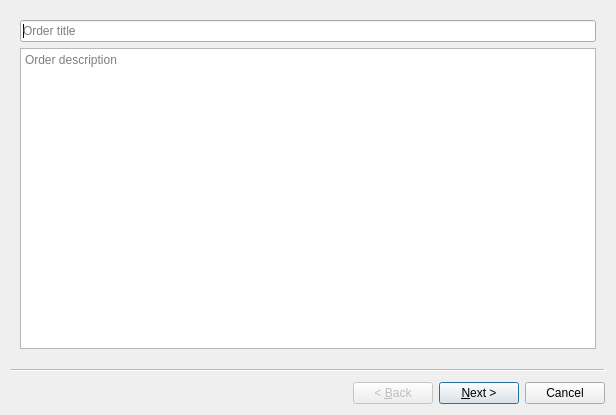
<?xml version="1.0" encoding="UTF-8"?>
<ui version="4.0">
 <class>OrderEdit</class>
 <widget class="QWizard" name="OrderEdit">
  <property name="geometry">
   <rect>
    <x>0</x>
    <y>0</y>
    <width>616</width>
    <height>415</height>
   </rect>
  </property>
  <property name="windowTitle">
   <string>Wizard</string>
  </property>
  <property name="modal">
   <bool>true</bool>
  </property>
  <widget class="QWizardPage" name="wizardPage">
   <layout class="QVBoxLayout" name="verticalLayout">
    <item>
     <widget class="QLineEdit" name="orderTitle">
      <property name="placeholderText">
       <string>Order title</string>
      </property>
     </widget>
    </item>
    <item>
     <widget class="QPlainTextEdit" name="orderDesc">
      <property name="placeholderText">
       <string>Order description</string>
      </property>
     </widget>
    </item>
   </layout>
  </widget>
  <widget class="QWizardPage" name="wizardPage_2">
   <layout class="QGridLayout" name="gridLayout">
    <item row="0" column="0">
     <widget class="QLabel" name="label">
      <property name="text">
       <string>Algorithm editor:</string>
      </property>
     </widget>
    </item>
    <item row="1" column="0" alignment="Qt::AlignLeft">
     <widget class="QTableView" name="operNames"/>
    </item>
    <item row="1" column="1">
     <widget class="QTableView" name="algoList">
      <property name="contextMenuPolicy">
       <enum>Qt::CustomContextMenu</enum>
      </property>
      <property name="editTriggers">
       <set>QAbstractItemView::NoEditTriggers</set>
      </property>
      <property name="selectionMode">
       <enum>QAbstractItemView::SingleSelection</enum>
      </property>
      <property name="selectionBehavior">
       <enum>QAbstractItemView::SelectRows</enum>
      </property>
     </widget>
    </item>
   </layout>
  </widget>
  <action name="act_editParents">
   <property name="text">
    <string>Edit parents</string>
   </property>
  </action>
  <action name="act_deleteItem">
   <property name="text">
    <string>Delete item</string>
   </property>
  </action>
 </widget>
 <resources/>
 <connections/>
</ui>
